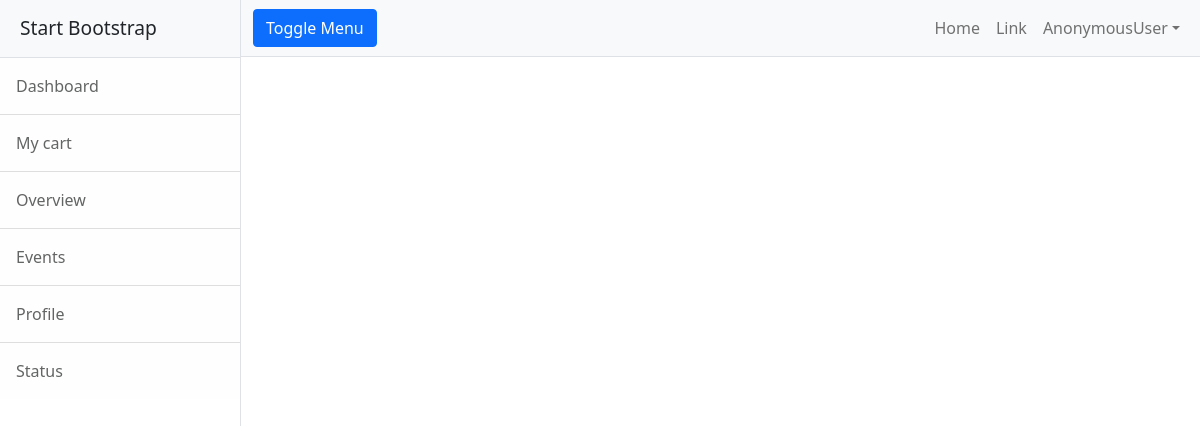
The page /customer/carts/all on the database as committed earlier.
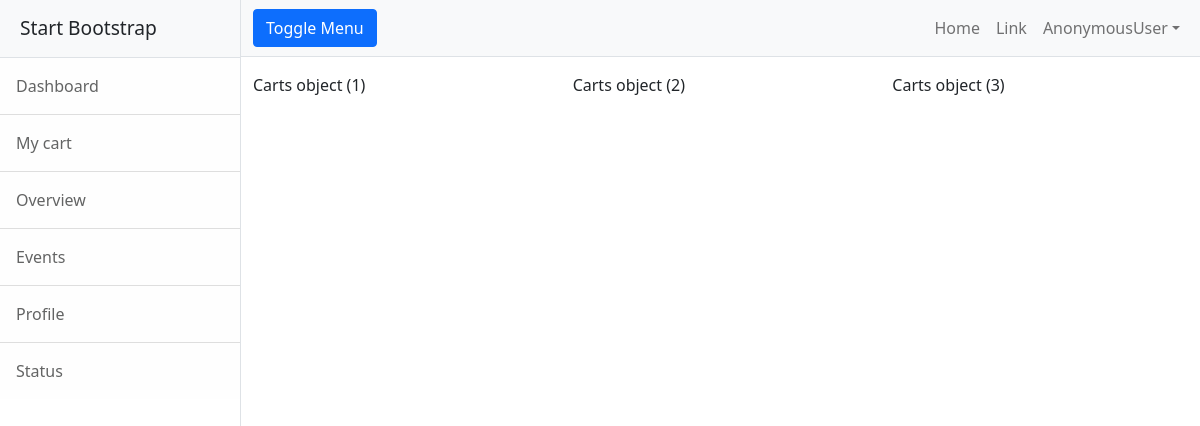
The same page on the database as committed later.
### customer/models.py (models this page shows)
class Carts(models.Model):
    product = models.ForeignKey(Books, on_delete=models.CASCADE)
    user = models.ForeignKey(User, on_delete=models.CASCADE)
    date = models.DateField(auto_now_add=True)
    quantity = models.PositiveIntegerField(default=1)
    options = (
        ("incart", "incart"),
        ("order placed", "order placed"),
        ("cancelled", "cancelled")
    )
    status = models.CharField(max_length=15, choices=options, default="incart")

### customer/views.py (the view)
# urls.py: path("carts/all",views.ViewMyCart.as_view(),name="viewmycart")
class ViewMyCart(ListView):
    model = Carts
    template_name = "my_cart.html"
    context_object_name = "carts"

### customer/templates/my_cart.html
{%extends 'cbase.html'%}
{%block body_block%}
<div class="row">
    {%for cart in carts%}
    <div class="col-4 mt-3">
        {{cart}}
    </div>
    {%endfor%}
</div>
{%endblock%}

Rows that differ between the two databases and show on the page:
added Carts: id "Carts object (1)"
added Carts: id "Carts object (2)"
added Carts: id "Carts object (3)"
